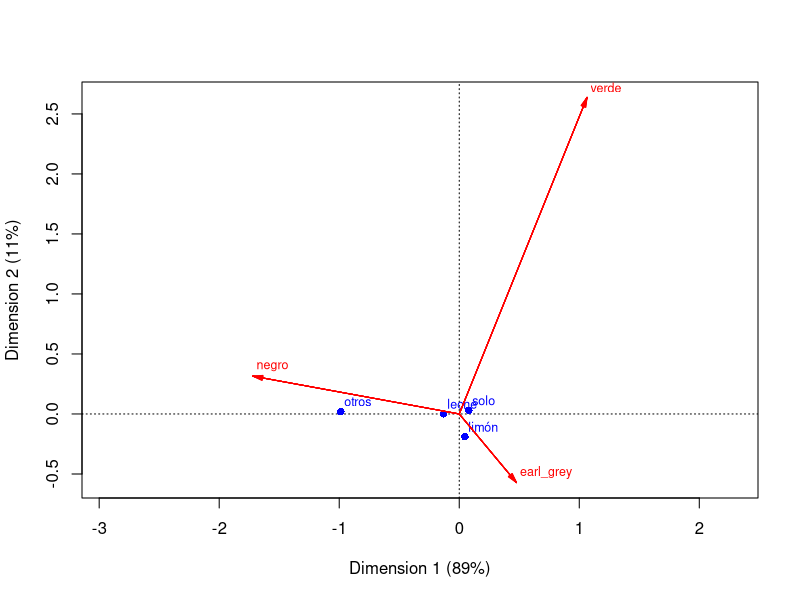
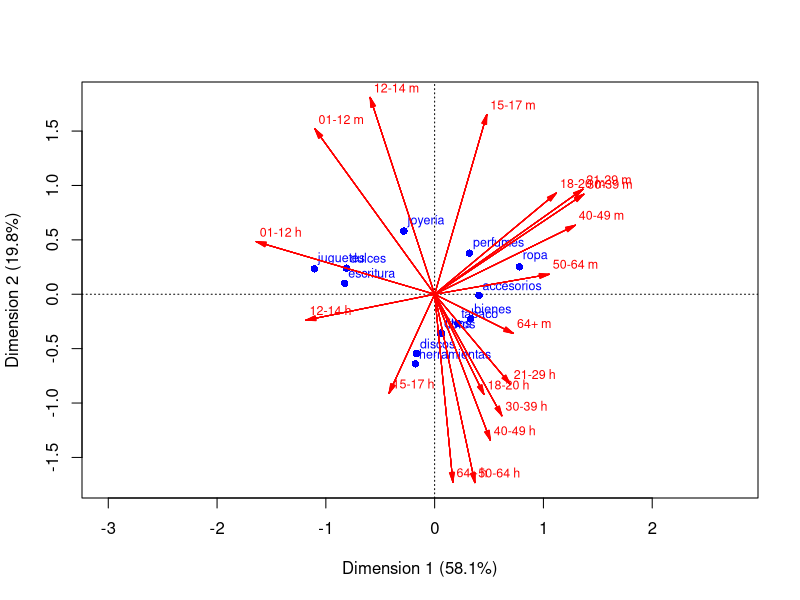
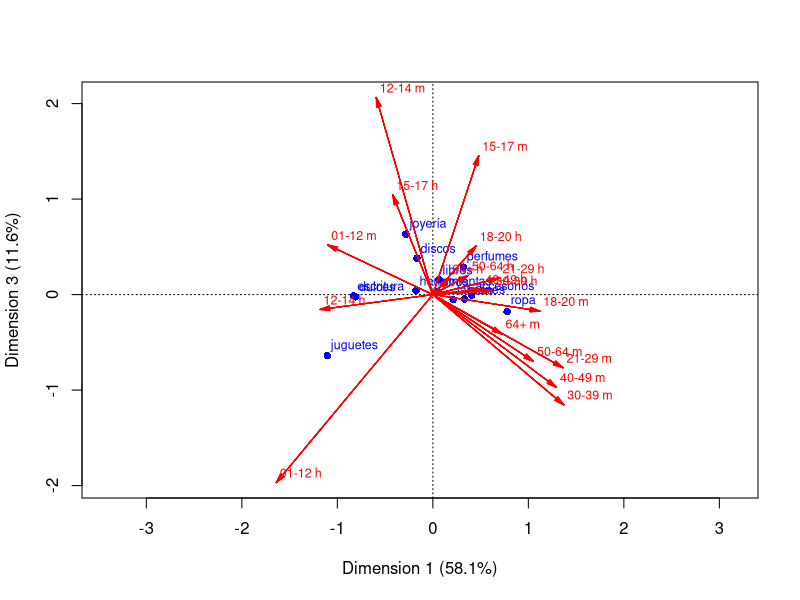

These charts were generated, in order, by the following R code:
## ---- chunk 1
library(tidyverse)
library(lubridate)
library(kableExtra)
## ---- chunk 2
#| message: false
#| echo: false
# cargamos y traducimos los datos
te_tbl <- read_csv("./datos/tea.csv") |> 
   mutate(id = row_number()) |> 
   select(id, Tea, How, sugar, how, price, age) |> 
   rename(tipo = Tea, complementos = How, azucar = sugar, 
          presentacion = how, precio = price, edad = age) |> 
   mutate(tipo = recode(tipo, black = "negro", green = "verde", `Earl Grey` = "earl_grey"),
          complementos = recode(complementos, alone = "solo", milk = "leche", 
                                lemon = "limón", .default = "otros"),
          azucar = recode(azucar, sugar = "con_azúcar", No.sugar = "sin_azúcar"),
          presentacion = recode(presentacion, `tea bag`="bolsa", 
                                unpackaged = "suelto", .default = "mixto"),
          precio = recode(precio, p_upscale = "fino", p_branded = "de_marca",
                          p_private_label = "marca_propia", p_variable = "variable",
                          .default = "no_sabe"))
sample_n(te_tbl, 10) |> kable() |> kable_paper(full_width = FALSE)
## ---- chunk 3
tabla_1 <- te_tbl |> count(tipo) |> 
   arrange(desc(n))
tabla_1 |> kable() |> kable_paper(full_width = FALSE)
## ---- chunk 4
tabla_2 <- te_tbl |> 
   count(tipo) |> 
   mutate(n_total = sum(n), prop = n / n_total) |> 
   select(tipo, n_total, prop) |> 
   mutate(across(where(is.numeric), round, 2)) |> 
   arrange(desc(prop))
tabla_2 |> kable() |> kable_paper(full_width = FALSE)
## ---- chunk 5
perfiles_col_tbl <- te_tbl |> select(id, tipo, complementos, presentacion, azucar) |> 
   pivot_longer(cols = tipo:azucar, names_to = "variable", values_to = "valor") |> 
   count(variable, valor) |> 
   group_by(variable) |> 
   mutate(n_total = sum(n), prop = n / n_total) |>
   mutate(prop = round(prop, 2)) |> 
   arrange(desc(prop), .by_group = TRUE)
perfiles_col_tbl |> kable() |> kable_paper(full_width = FALSE)
## ---- chunk 6
perfiles_col_tbl |> 
   ungroup() |> 
   select(-variable, -n_total) |> 
   kable() |>  
   pack_rows(index = table(perfiles_col_tbl$variable)) |> 
   kable_paper(full_width = FALSE)
## ---- chunk 7
perfiles_col_tbl <- te_tbl |> count(complementos, tipo) |> 
   group_by(tipo) |> 
   mutate(prop = n / sum(n)) |>
   group_by(complementos) |> 
   select(-n) |> 
   pivot_wider(names_from = tipo, values_from = prop, values_fill = 0)
perfiles_col_tbl |>  kable(digits = 2, caption = "Perfiles por columna") |> 
  kable_paper(full_width = FALSE)
## ---- chunk 8
#| message: false
comp_tbl <- te_tbl |> count(complementos) |> mutate(total = n / sum(n))
perfiles_col_tbl <- left_join(perfiles_col_tbl, comp_tbl) |> 
      arrange(desc(total)) |> 
      select(-n)
perfiles_col_tbl |> kable(digits = 2) |> 
  kable_paper(full_width = FALSE)
## ---- chunk 9
res_tbl <- perfiles_col_tbl |> 
   mutate(across(where(is.numeric), ~ .x / total)) |> 
   select(-total)
res_tbl |> kable(digits = 2) |> 
  kable_paper(full_width = FALSE)
## ---- chunk 10
res_tbl <- perfiles_col_tbl |> 
   mutate(across(where(is.numeric) & !total, ~ .x / total - 1)) 
res_tbl |> kable(digits = 2) |> 
  kable_paper(full_width = FALSE)
## ---- chunk 11
res_tbl |>  mutate(across(where(is.numeric), round, 2)) |> 
   mutate(across(where(is.numeric) & ! total, 
                 ~ cell_spec(.x, color = ifelse(.x > 0.1, "black", 
                                         ifelse(.x < -0.1, "red", "gray"))))) |>
   arrange(desc(total)) |> 
   kable(escape = FALSE, align = "r") |> 
   kable_paper(full_width = FALSE)
## ---- chunk 12
opts <- options(knitr.kable.NA = "")
res_tbl |>
   bind_rows(te_tbl |> count(tipo) |> 
                mutate(total = 1) |> 
                pivot_wider(names_from = tipo, values_from = n)) |> 
   mutate(across(where(is.numeric), round, 2)) |> 
   mutate(across(where(is.numeric) & ! total, 
                 ~ cell_spec(.x, color = ifelse(.x > 0.1, "black", 
                                         ifelse(.x < -0.1, "red", "gray"))))) |>
   arrange(desc(total)) |> 
   kable(escape = FALSE, align = "r") |> 
   kable_paper(full_width = FALSE)
## ---- chunk 13
library(ca)
corr_te <- ca(table(te_tbl$complementos, te_tbl$tipo))
plot(corr_te, map = "rowprincipal", arrows = c(FALSE, TRUE))
## ---- chunk 14
hurto_tbl <- read_csv("./datos/hurto.csv") |> 
   mutate(grupo = ifelse(grupo == "-12 h", "01-12 h", grupo),
          grupo = ifelse(grupo == "-12 m", "01-12 m", grupo)) |> 
   pivot_longer(ropa:otros, names_to = "departamento", values_to = "n") |> 
   pivot_wider(names_from = grupo, values_from = n)
hurto_tbl |> kable() |> 
   kable_paper(full_width = FALSE)
## ---- chunk 15
departamentos_tbl <- hurto_tbl |> 
   pivot_longer(cols = -departamento, names_to = "grupo", values_to = "n") |> 
   group_by(departamento) |> 
   summarise(n = sum(n)) |> 
   mutate(prop = n / sum(n)) |> 
   arrange(desc(prop))
departamentos_tbl |> 
   kable(digits = 2) |> 
   kable_paper(full_width = FALSE)
## ---- chunk 16
grupos_tbl <- hurto_tbl |> 
   pivot_longer(cols = -departamento, names_to = "grupo", values_to = "n") |> 
   group_by(grupo) |> 
   summarise(n = sum(n)) |> 
   mutate(prop = n / sum(n)) |> 
   arrange(desc(prop))
grupos_tbl |> kable(digits = 2) |> 
   kable_paper(full_width = FALSE)
## ---- chunk 17
hurto_df <- as.data.frame(hurto_tbl)
rownames(hurto_df) <- hurto_tbl$departamento
hurto_df$departamento <- NULL
corr_hurto <- ca(hurto_df)
grafica_datos <- plot(corr_hurto, map = "rowprincipal", arrows = c(FALSE, TRUE))
## ---- chunk 18
perfiles_hurto_tbl <- hurto_tbl |> 
   pivot_longer(cols = -departamento, names_to = "producto", values_to = "n") |> 
   group_by(producto) |> 
   mutate(prop = n / sum(n)) |> 
   select(-n) |> 
   pivot_wider(names_from = producto, values_from = prop) 
perfiles_hurto_tbl |> 
   kable(digits = 2) |> 
   kable_styling(font_size = 12) |> 
   kable_paper()
## ---- chunk 19
res_hurto_tbl <- left_join(perfiles_hurto_tbl, departamentos_tbl |> rename(total = prop)) |> 
    select(-n) |> 
    #select(-bienes, -discos, -perfumes) |> 
    mutate(across(where(is.numeric) & !total, ~ .x / total - 1)) |> 
    mutate(across(where(is.numeric), round, 2)) 
res_hurto_tbl |> 
    mutate(across(where(is.numeric) & ! total, 
                 ~ cell_spec(.x, color = ifelse(.x > 0.2, "black", 
                                         ifelse(.x < -0.2, "red", "gray"))))) |>
    select(-total) |> 
    kable(escape = FALSE) |>
    kable_styling(font_size = 12) |> 
    kable_paper()
## ---- chunk 20
dim_1 <- grafica_datos$cols[,1]
columnas <- names(dim_1)
columnas_ord <- columnas[order(dim_1)]
res_hurto_tbl |> select(departamento, all_of(columnas_ord)) |> 
    mutate(across(where(is.numeric), 
                 ~ cell_spec(.x, color = ifelse(.x > 0.2, "black", 
                                         ifelse(.x < -0.2, "red", "gray"))))) |>
    kable(escape = FALSE) |>
    kable_styling(font_size = 12) |> 
    kable_paper()
## ---- chunk 21
plot(corr_hurto, dim = c(1, 3), map = "rowprincipal", arrows = c(FALSE, TRUE))
